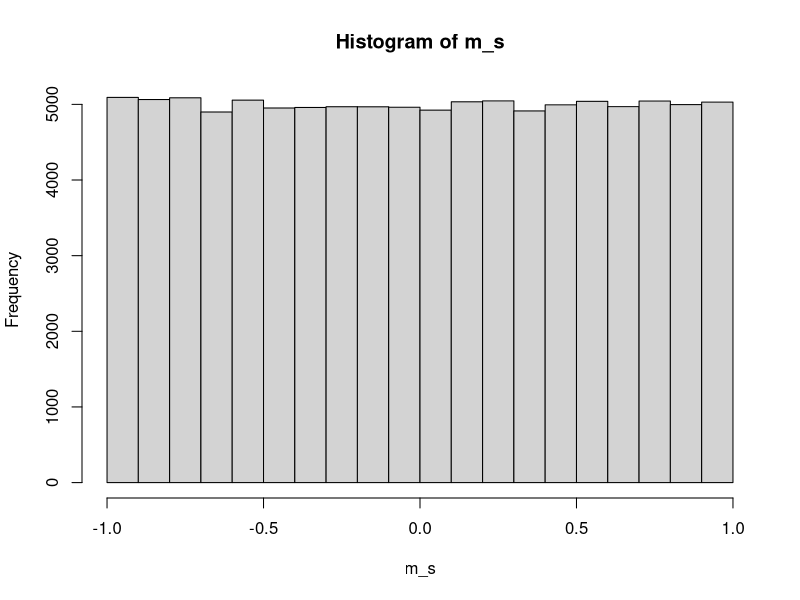

Here is the R script that generated this plot:
# Assignment 2 377 Applied Prob and Stats
# ---------------------------------------------------------------------
# PROBLEM 1:
# Take the linear function f (x) = 5x + 1, and start the sequence
# with x_1 = 1. Generate the sequence (x_n )1≤n≤105 where
#                   x_n = f (x_n−1 ) mod 2^(20)

#Note, to normalize this sequence so it is contained in the interval
#(0, 1) we divide out by 2^20 . Let (y_n )1≤n≤105 denote this normalized
#sequence.

#This normalized sequence will give you a RNG. Let us take a small
#segment of this sequence, consider rather the sub-sequence,
#(y_n )500≤n≤1000

#(i) What is the average (mean) of all those 501 numbers? What
#do you expect the answer to be? What is the actual mean?
# ---------------------------------------------------------------------

# including for repeatable random sequences
set.seed(1) 

# Creating the function f
f = function(x) {
  5*x+1 
}

# Creating the loop for vector containing all the numbers
x = 2
for (i in 1:1e5){
  x = c(x, f(x[i])%%2^20)   
}
x

# Normalized seqence
y = x/2^20

# sub-sequence y_n 500 <= n <= 1000

# ANSWER to (i)
# The expected value for a uniform distribution is the midpoint of the intervals
# thus the midpoint is 1/2 for our interval of [0,1] which is what we are expecting
mean(y[500:1000]) # Outputs 0.505855

# As expected we got something close 1/2. If we used the entire sequence it 
# would probably be a better approximation

# ANSWER to (ii)
# Variance of a uniform random variable is (b-a)^2/12
# so the standard deviation would be sqrt(1/12) aprox = 0.2886
sd(y[500:1000]) # Outputs 0.2814

# As expected the answer is close to what we expected from the uniform distribution

# ---------------------------------------------------------------------
# PROBLEM 2: 
# Suppose you have a RNG that produces a pseudo-
# random sequence contained in the interval (0, 1). How can you
# easily modify this RNG so that it will produce an evenly (uni-
# formly) distributed sequence but rather contained in the interval
# (−1, 1)?
  
#Basically, if (x_n )n≥1 is evenly distributed throughout (0, 1) how can
#you use that sequence to build a new sequence that will now allow
#negative numbers and be evenly distributed throughout (−1, 1)?
# ---------------------------------------------------------------------

# creating seq from 0 to 1
s = runif(min=0, max=1, n=1e5)

# ANSWER to 2
# Method to modify the interval of the seq to (-1,1)
# multiplied the original seq with 2 and subtracted 1.
m_s = (s*2-1)
hist(m_s)

# we can check if this new seq m_s is uniform
sum(m_s < 0) # Outputs 50103

# This is pretty much what we expect since this is half the interval
# so half os the sample points are within it for the uniform distribution
# is as expected.



